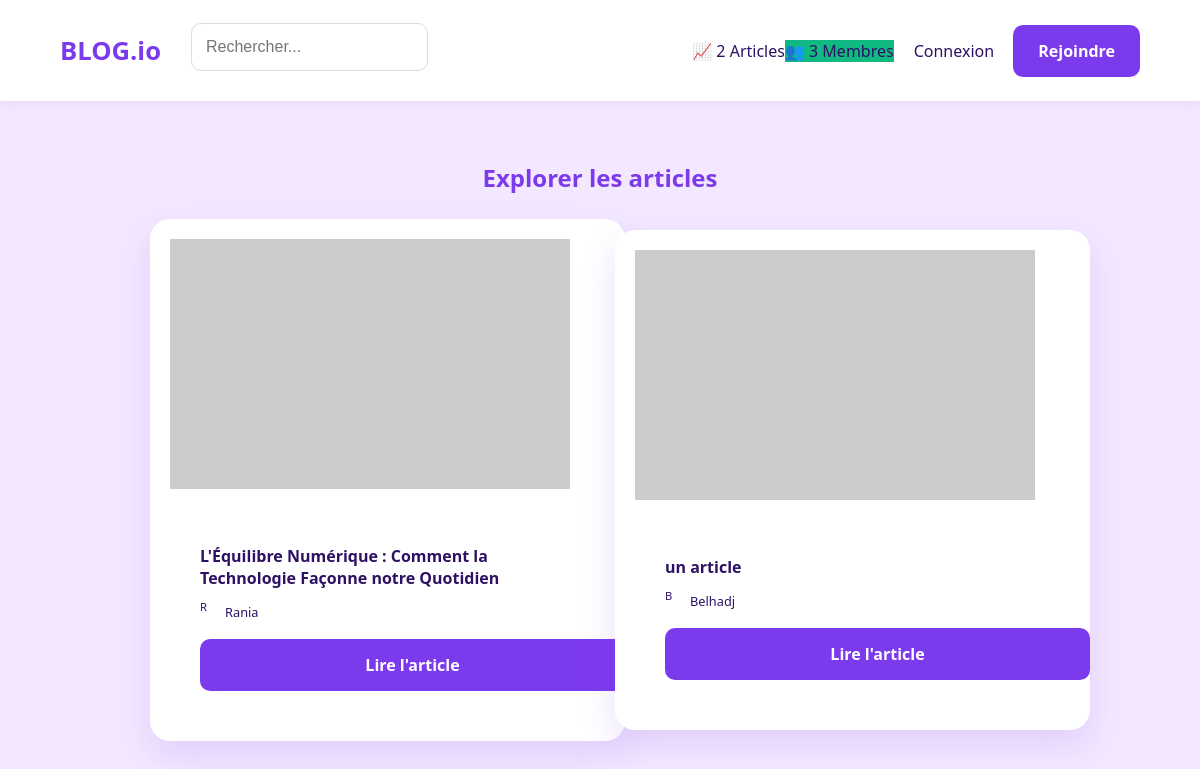
The page / on the database its author committed.
### tables this page shows
CREATE TABLE `articles` (
  `id_article` int(11) NOT NULL,
  `id_user` int(11) DEFAULT NULL,
  `titre` varchar(255) NOT NULL,
  `contenu` text NOT NULL,
  `date_publication` datetime DEFAULT current_timestamp()
);

CREATE TABLE `utilisateurs` (
  `id_user` int(11) NOT NULL,
  `nom` varchar(50) NOT NULL,
  `email` varchar(100) NOT NULL,
  `mot_de_passe` varchar(255) NOT NULL
);

### index.php (the view, shortened to what this page needs)
<?php
require 'config.php';
$count_art = $pdo->query("SELECT COUNT(*) FROM articles")->fetchColumn();
$count_users = $pdo->query("SELECT COUNT(*) FROM utilisateurs")->fetchColumn();
$stmt = $pdo->query("SELECT articles.*, utilisateurs.nom FROM articles
                    JOIN utilisateurs ON articles.id_user = utilisateurs.id_user
                    ORDER BY date_publication DESC");
$articles = $stmt->fetchAll();
?>
<!DOCTYPE html>
<html lang="fr">
<head>
    <link rel="stylesheet" href="style.css">
</head>
<body>
    <header>
        <div style="display:flex; align-items:center; gap:30px;">
            <a href="index.php" class="logo">BLOG.io</a>
            <form action="recherche.php" method="GET" class="search-bar">
                <input type="text" name="q" placeholder="Rechercher...">
            </form>
        </div>
        <div style="display:flex; align-items:center;">
            <span class="stats-badge">📈 <?= $count_art ?> Articles</span>
            <span class="stats-badge" style="background:#10b981;">👥 <?= $count_users ?> Membres</span>
            <div style="margin-left:20px;">
                <?php if(isset($_SESSION['user_id'])): ?>
                    <a href="dashboard.php" class="btn-outline">Mon Profil</a>
                    <a href="deconnexion.php" style="margin-left:15px; color:red; text-decoration:none;">Quitter</a>
                <?php else: ?>
                    <a href="connexion.php" style="text-decoration:none; color:var(--dark); margin-right:15px;">Connexion</a>
                    <a href="inscription.php" class="btn">Rejoindre</a>
                <?php endif; ?>
            </div>
        </div>
    </header>
    <div class="container">
        <h2 style="margin-bottom:25px; color:var(--primary);">Explorer les articles</h2>
        <div class="grid-articles">
            <?php foreach($articles as $a): ?>
                <div class="card">
                    <img src="https://picsum.photos/seed/<?= $a['id_article'] ?>/400/250" class="card-img">
                    <div class="card-body">
                        <h4 style="margin-bottom:10px;"><?= htmlspecialchars($a['titre']) ?></h4>
                        <div style="display:flex; align-items:center; margin-bottom:15px;">
                            <div class="avatar" style="width:25px; height:25px; font-size:0.7rem;"><?= strtoupper(substr($a['nom'], 0, 1)) ?></div>
                            <span style="font-size:0.8rem;"><?= $a['nom'] ?></span>
                        </div>
                        <a href="article.php?id=<?= $a['id_article'] ?>" class="btn" style="width:100%; text-align:center;">Lire l'article</a>
                    </div>
                </div>
            <?php endforeach; ?>
        </div>
    </div>
</body>
</html>

### style.css (style rules this page uses)
:root { --primary: #7c3aed; --bg-color: #f3e8ff; --dark: #2e1065; }
body { background-color: var(--bg-color); font-family: 'Segoe UI', Tahoma, Geneva, Verdana, sans-serif; color: var(--dark); margin: 0; padding: 0; min-height: 100vh; }
header { background: white; padding: 15px 5%; display: flex; justify-content: space-between; align-items: center; box-shadow: 0 2px 10px rgba(124, 58, 237, 0.1); }
.container { width: 95%; max-width: 900px; margin: 40px auto; display: flex; flex-direction: column; align-items: center; justify-content: center; }
.card { background: white; width: 100%; max-width: 550px; border-radius: 20px; padding: 20px; box-shadow: 0 15px 35px rgba(124, 58, 237, 0.15); margin: auto; }
.grid-articles { display: grid; grid-template-columns: repeat(auto-fill, minmax(350px, 1fr)); gap: 30px; width: 100%; }
.card-body { padding: 30px; }
.btn { background: var(--primary); color: white; padding: 15px 25px; border: none; border-radius: 10px; text-decoration: none; display: inline-block; cursor: pointer; font-weight: 600; transition: background 0.3s; }
input, textarea { width: 100%; padding: 14px; margin-top: 8px; margin-bottom: 15px; border: 1px solid #ddd; border-radius: 10px; box-sizing: border-box; font-size: 1rem; }
.logo { font-size: 1.6rem; font-weight: bold; color: var(--primary); text-decoration: none; }

### rows shown on the page
articles: titre "L'Équilibre Numérique : Comment la Technologie Façonne notre Quotidien", id_user.nom "R", id_user.nom "Rania"
articles: titre "un article", id_user.nom "B", id_user.nom "Belhadj", $a['id_article'] 1 (drawn)

### other values the page prints
$count_art "2"
$count_users "3"
